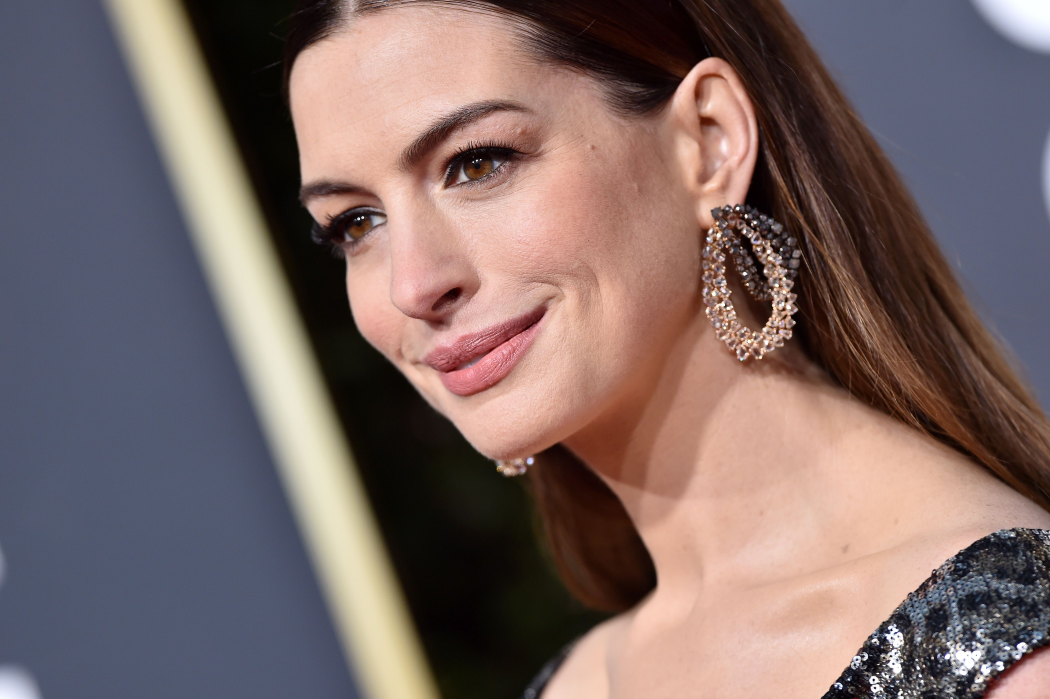
#> input picture opencv/annehathaway.jpg, 4200 x 2795 px (shown at 1/4 size); its folder holds only this picture in this run
$ python script.py
#> lines starting #> are read from the running program, lines starting #| are printed output that depends on the picture; after the words box and inside, x2 and y2 are one past the last pixel; in counts of white or black regions, pixels touching at a corner belong together
import cv2, glob
# glob tranverses the whole directory and uses wildcards
gimgs = glob.glob("*.jpg")
detect = cv2.CascadeClassifier("haarcascade_frontalface_default.xml")

for gimg in gimgs:
    img = cv2.imread(gimg)
#> img is the input picture: shape (2795, 4200, 3); mean B, G, R 102.6, 105, 124.1
    gray = cv2.cvtColor(img, cv2.COLOR_BGR2GRAY)
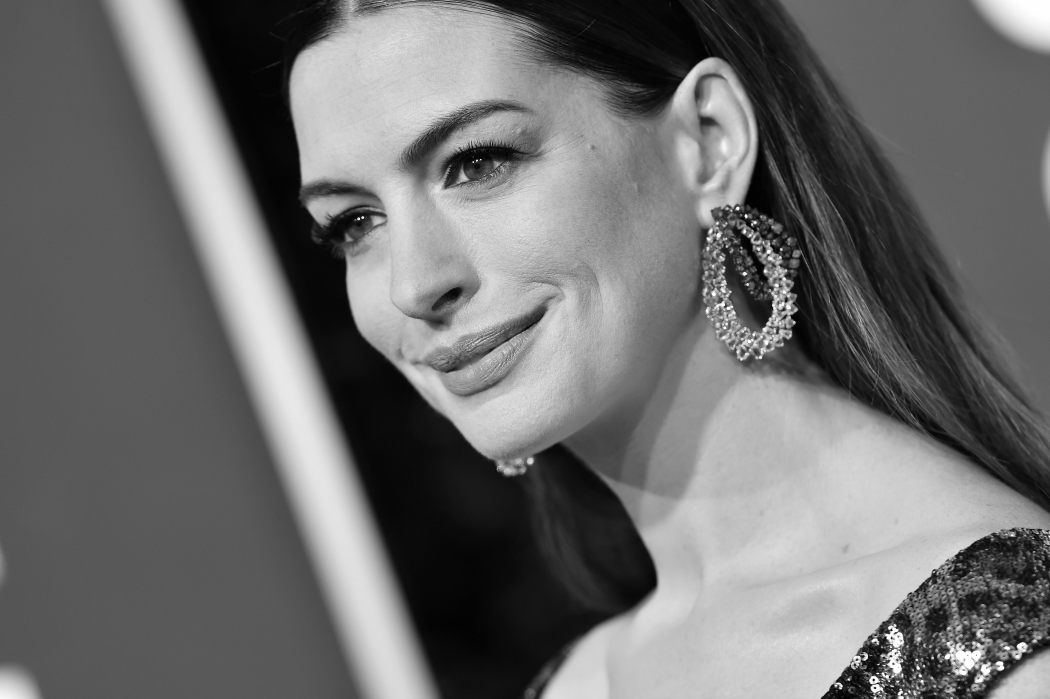
#> gray: shape (2795, 4200) (shown at 1/4 size); min 0, max 255, mean 110.4
    face = detect.detectMultiScale(gray, 1.25, 5)
#> face = [[2588, 300, 546, 546]]

    for (x, y, w, h) in face:
        cv2.rectangle(img, (x, y), (x+w, y+h), (0, 255, 0), 2)
#> this loop made 1 pass

    cv2.imshow("Detect Multiple Images", img)
    cv2.waitKey(2000)
    cv2.destroyAllWindows()

$ run again, on opencv/patrickdempsey.jpg
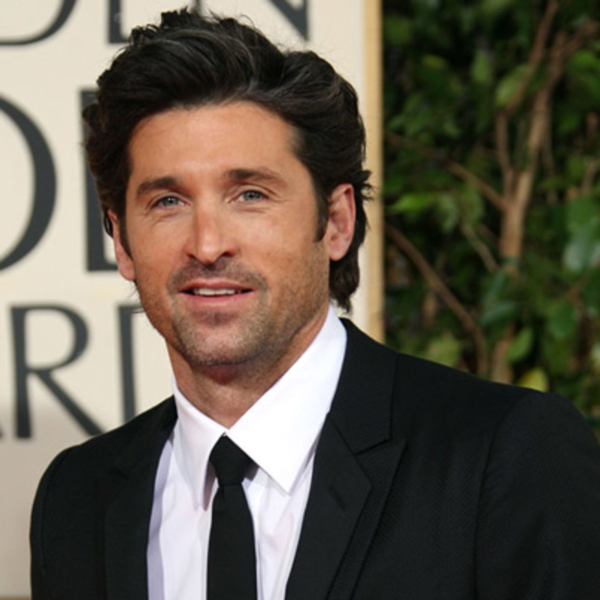
#> input picture opencv/patrickdempsey.jpg, 1200 x 1200 px (shown at 1/2 size)
#> img is the input picture: shape (1200, 1200, 3); mean B, G, R 76, 89.2, 96.9
#> `gray = cv2.cvtColor(img, cv2.COLOR_BGR2GRAY)`:
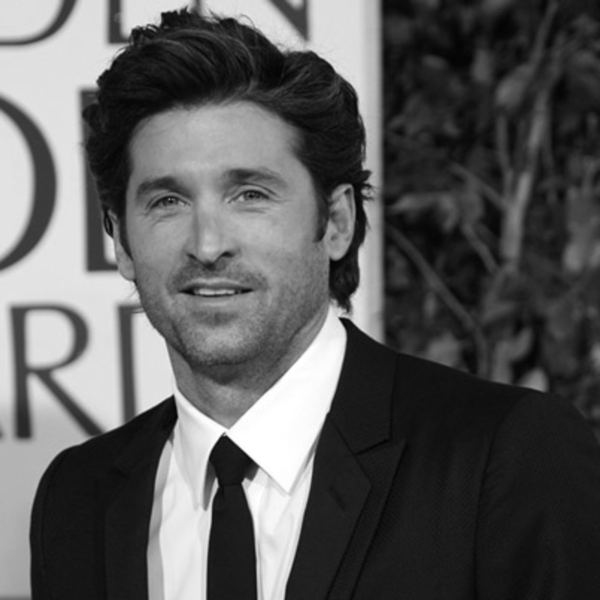
#> gray: shape (1200, 1200) (shown at 1/2 size); min 0, max 255, mean 90
#> face = [[174, 199, 492, 492]]
#> the loop `for (x, y, w, h) in face:` made 1 pass
#> after the loop `for (x, y, w, h) in face:`:
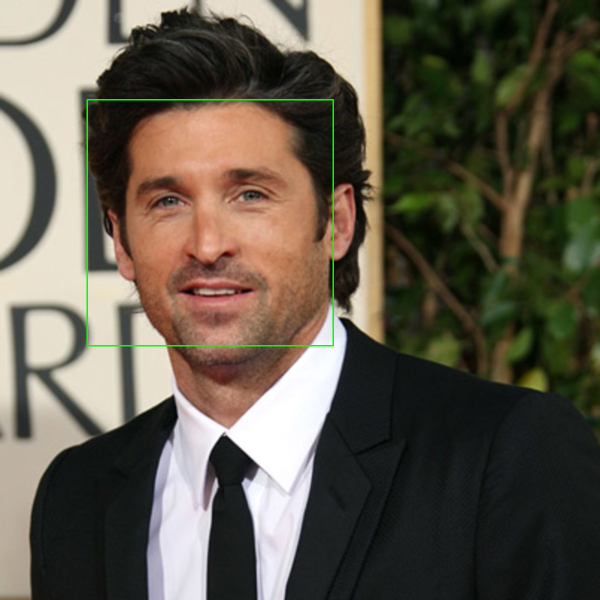
#> img: shape (1200, 1200, 3) (shown at 1/2 size); 0.41% of pixels changed, all inside (x1, y1, x2, y2) = (173, 198, 668, 693)

$ run again, on opencv/annehathaway2.jpg
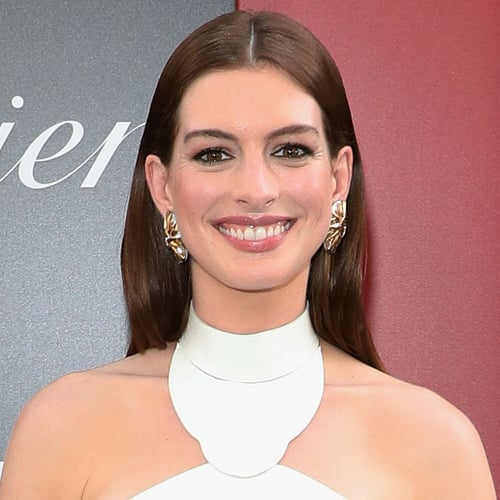
#> input picture opencv/annehathaway2.jpg, 500 x 500 px
#> img is the input picture: shape (500, 500, 3); mean B, G, R 136.3, 143.5, 181.4
#> `gray = cv2.cvtColor(img, cv2.COLOR_BGR2GRAY)`:
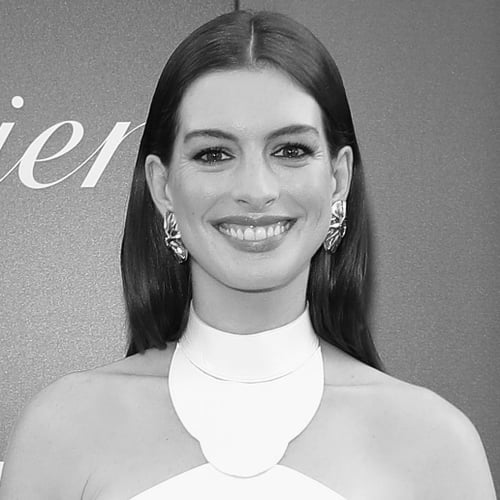
#> gray: shape (500, 500); min 1, max 255, mean 154
#> face = [[138, 63, 225, 225]]
#> the loop `for (x, y, w, h) in face:` made 1 pass
#> after the loop `for (x, y, w, h) in face:`:
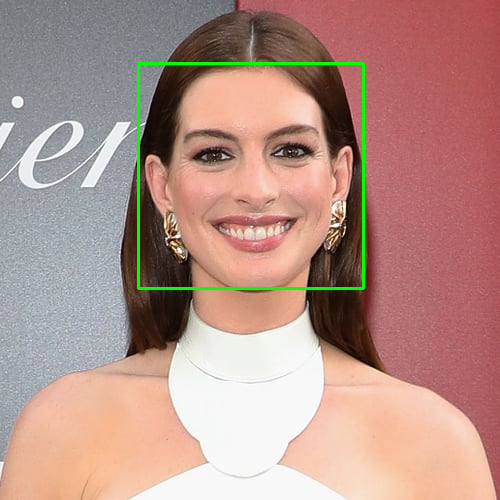
#> img: shape (500, 500, 3); 1.08% of pixels changed, all inside (x1, y1, x2, y2) = (137, 62, 365, 290)
